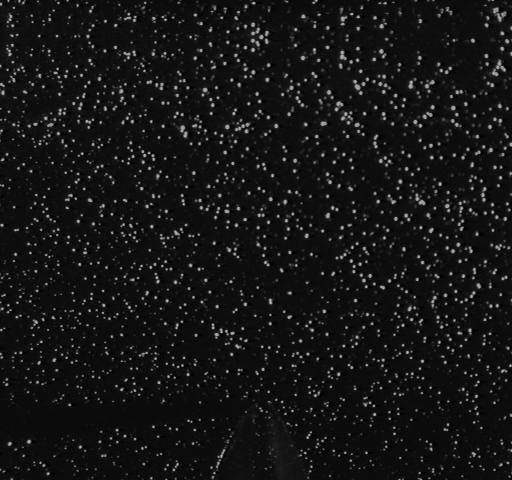
#> input picture TestImages/other_case5/vp1a.tif, 512 x 480 px, found by its file name
$ python opticalflow.py
#> lines starting #> are read from the running program, lines starting #| are printed output that depends on the picture
import numpy as np
import cv2
from skimage.registration import optical_flow_tvl1, optical_flow_ilk
import matplotlib.pyplot as plt

# piv kernel with optical flow (opencv, Farneback)
def opticalflow(img1, img2, level=4):
    flow1 = cv2.calcOpticalFlowFarneback(img1, img2, None, 0.5, level, 35, 10, 15, 1.3, cv2.OPTFLOW_FARNEBACK_GAUSSIAN)
    flow2 = cv2.calcOpticalFlowFarneback(img2, img1, None, 0.5, level, 35, 10, 15, 1.3, cv2.OPTFLOW_FARNEBACK_GAUSSIAN)

    flow = (flow1-flow2)/2
    u, v = flow[...,1], flow[...,0]
    x, y = np.meshgrid(np.arange(img1.shape[0]), np.arange(img1.shape[1]), indexing="ij")
    return x, y, u, v


# piv kernel with optical flow (skimage)
def opticalflow2(img1, img2):
    u, v = optical_flow_ilk(img1, img2, radius=16,num_warp=1, gaussian=True, prefilter=True)
    x, y = np.meshgrid(np.arange(img1.shape[0]), np.arange(img1.shape[1]), indexing="ij")
    return x, y, u, v

# piv kernel with optical flow (opencv, DualTVL1)
def opticalflow3(img1, img2):
    optical_flow= cv2.optflow.DualTVL1OpticalFlow_create(lambda_=0.1,nscales=10,epsilon=0.05,warps=3)
    flow = optical_flow.calc(img1.astype(np.float32), img2.astype(np.float32), None)
    u, v = flow[...,1], flow[...,0]
    x, y = np.meshgrid(np.arange(img1.shape[0]), np.arange(img1.shape[1]), indexing="ij")
    return x, y, u, v


def unit_test():
    # img1 = cv2.imread("./TestImages/Case3/vp1a.tif", 0)[:256,:256]
    # img2 = cv2.imread("./TestImages/Case3/vp1b.tif", 0)[:256,:256]
    img1 = cv2.imread("./TestImages/Case3/vp1a.tif", 0)
#> img1 is the input picture: shape (480, 512); min 0, max 183, mean 21.1
    img2 = cv2.imread("./TestImages/Case3/vp1b.tif", 0)
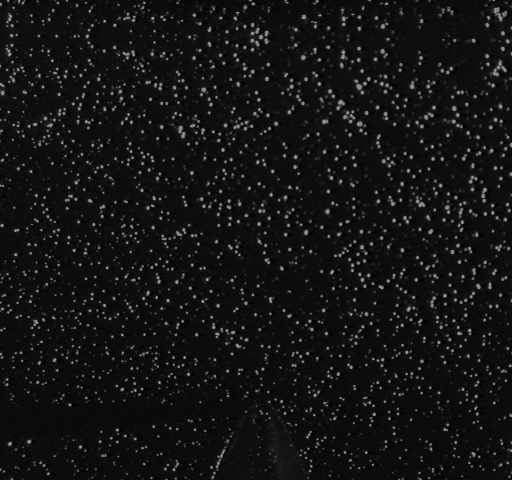
#> input picture TestImages/other_case5/vp1b.tif, 512 x 480 px, found by its file name
#> img2 is the input picture: shape (480, 512); min 0, max 163, mean 20.1

    x1,y1,u1,v1 = opticalflow(img1, img2)
#> in opticalflow, `u, v = flow[...,1], flow[...,0]`:
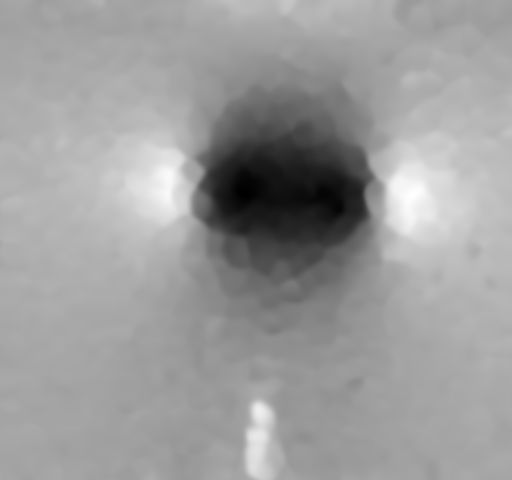
#> u: shape (480, 512) float32; min -4.82, max 2.65, mean -0.235; drawn with min black and max white
#> in opticalflow, `u, v = flow[...,1], flow[...,0]`:
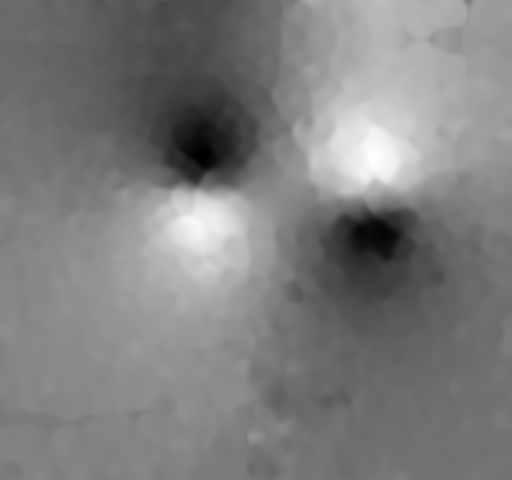
#> v: shape (480, 512) float32; min -2.85, max 3.07, mean 0.0906; drawn with min black and max white
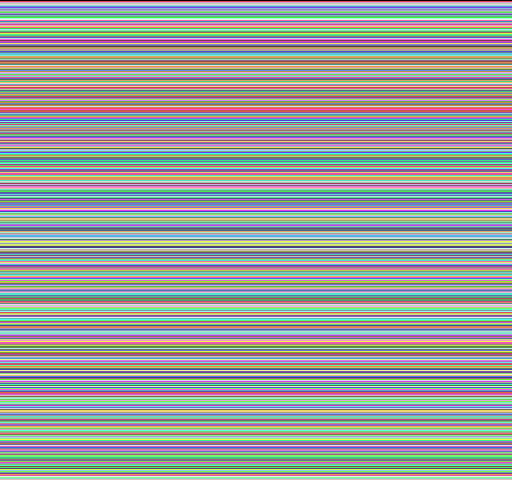
#> x1: shape (480, 512) int64; 480 distinct labels, from 0 to 479; one colour per label, 0 black
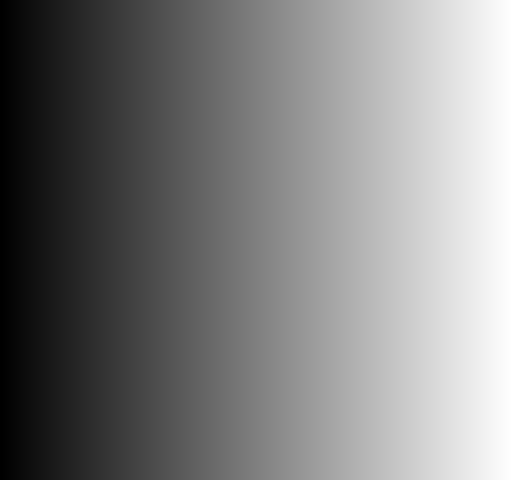
#> y1: shape (480, 512) int64; min 0, max 511, mean 255.5; drawn with min black and max white
    plt.figure()
    # plt.quiver(x1,y1,u1,v1) # Without any modification
    plt.quiver(x1[::8,::8],y1[::8,::8],u1[::8,::8],v1[::8,::8])
    plt.title("The one pass OF")
    plt.show()
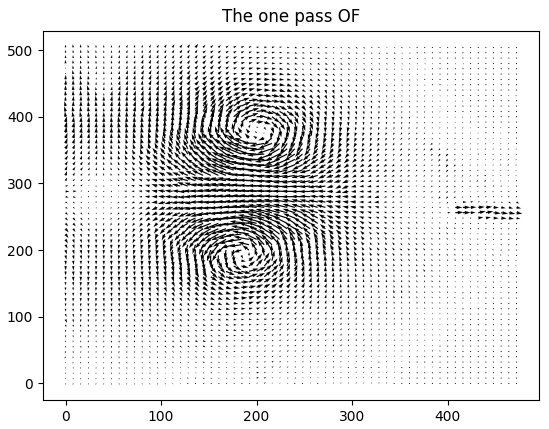
#> figure drawn by matplotlib, 1 panel


if __name__=="__main__":
    unit_test()
